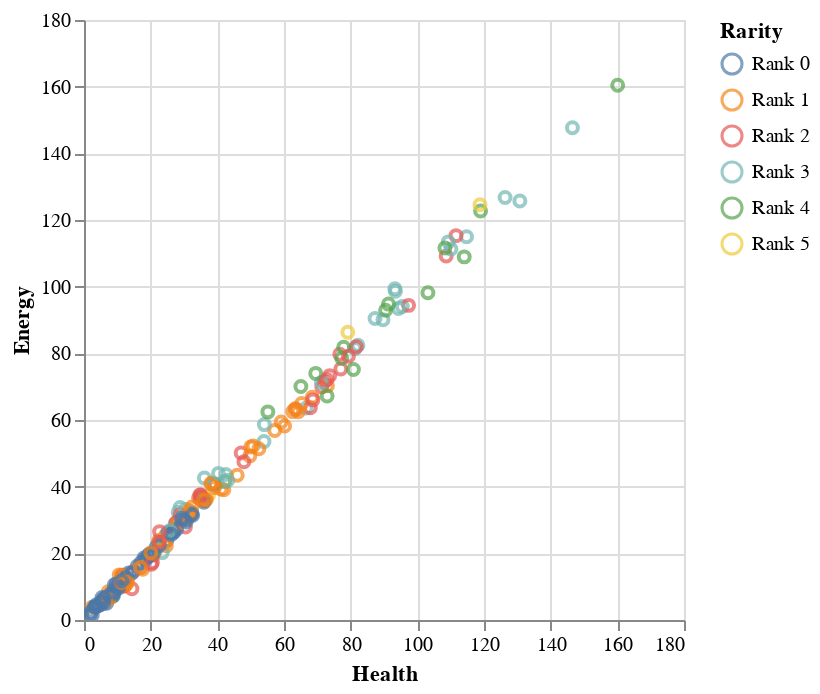

The code cell stored with this chart in its notebook:
### Code cell
# create a altair chart
chart = alt.Chart(df).mark_point().encode(
    x= 'Health',
    y= 'Energy',
    color= 'Rarity'
)

chart.interactive()

### Figure 1 — Vega-Lite specification as saved in the notebook (floating-point values rounded to 4 significant figures; data arrays with more than 128 entries replaced by an {"elided": "..."} marker saying what was removed)
{"$schema": "https://vega.github.io/schema/vega-lite/v5.17.0.json", "config": {"view": {"continuousHeight": 300, "continuousWidth": 300}}, "data": {"name": "data-9837398c223c0699e76195bcd30cdd8e"}, "datasets": {"data-9837398c223c0699e76195bcd30cdd8e": {"elided": "200 records"}}, "encoding": {"color": {"field": "Rarity", "type": "nominal"}, "x": {"field": "Health", "type": "quantitative"}, "y": {"field": "Energy", "type": "quantitative"}}, "mark": {"type": "point"}, "params": [{"bind": "scales", "name": "param_3", "select": {"encodings": ["x", "y"], "type": "interval"}}]}
